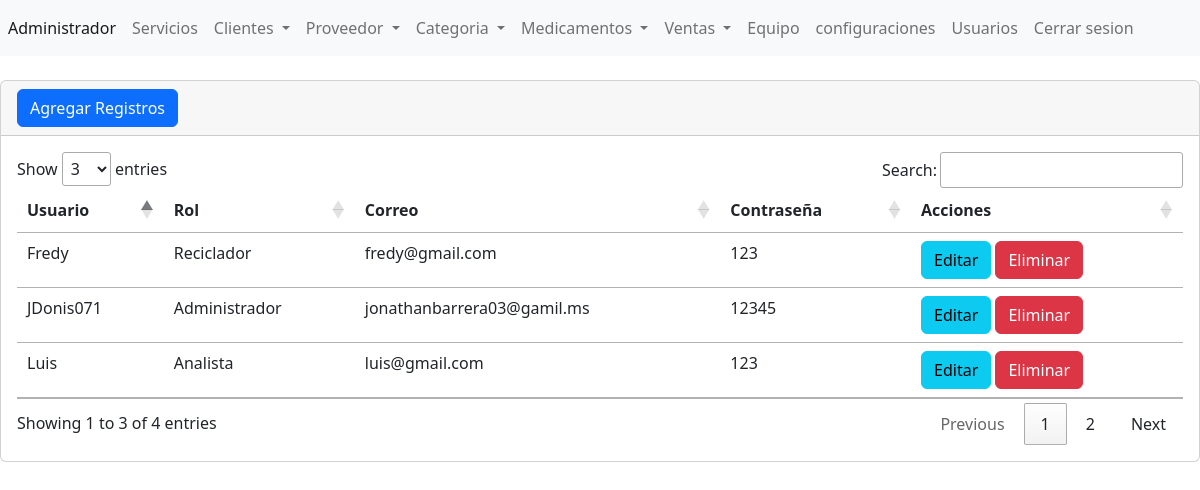
The page /DesarrolloWeb_ProyectoFinal_GRUPO/Practica/admin/secciones/usuarios/index.php (signed in) on the database its author committed.
### tables this page shows
CREATE TABLE IF NOT EXISTS `tbl_usuarios` (
  `ID` int NOT NULL AUTO_INCREMENT,
  `usuario` varchar(255) NOT NULL,
  `password` varchar(255) NOT NULL,
  `correo` varchar(255) NOT NULL,
  `Rol` varchar(50) NOT NULL,
  PRIMARY KEY (`ID`)
);

### DesarrolloWeb_ProyectoFinal_GRUPO/Practica/admin/secciones/usuarios/index.php (the view, shortened to what this page needs)
<?php
include("../../bd.php");
$sentencia = $conexion->prepare("SELECT * FROM `tbl_usuarios` ORDER BY ID ASC");
$sentencia->execute();
$lista_usuarios = $sentencia->fetchAll(PDO::FETCH_ASSOC);
include("../../templates/header.php");
?>
<div class="card">
    <div class="card-header">
        <a name="" id="" class="btn btn-primary" href="crear.php" role="button">Agregar Registros</a>
    </div>
    <div class="card-body">
        <table class="table">
            <thead>
                <tr>
                    <th scope="col">Usuario</th>
                    <th scope="col">Rol</th>
                    <th scope="col">Correo</th>
                    <th scope="col">Contraseña</th>
                    <th scope="col">Acciones</th>
                </tr>
            </thead>
            <tbody>
                <?php foreach ($lista_usuarios as $registros) { ?>
                    <tr class="">
                        <td scope="row"><?php echo $registros['usuario'] ?></td>
                        <td><?php echo isset($registros['Rol']) ? $registros['Rol'] : ''; ?></td>
                        <td><?php echo $registros['correo'] ?></td>
                        <td><?php echo $registros['password'] ?></td>
                        <td>
                            <a name="" id="" class="btn btn-info" href="editar.php?txtID=<?php echo $registros['ID']; ?>" role="button">Editar</a>
                            <a name="" id="" class="btn btn-danger" href="index.php?txtID=<?php echo $registros['ID']; ?>" role="button">Eliminar</a>
                        </td>
                    </tr>
                <?php } ?>
            </tbody>
        </table>
    </div>
</div>
<?php
include("../../templates/footer.php");
?>

### rows shown on the page
tbl_usuarios: usuario "JDonis071", Rol "Administrador", correo "jonathanbarrera03@gamil.ms", password "12345"
tbl_usuarios: usuario "Luis", Rol "Analista", correo "luis@gmail.com", password "123"
tbl_usuarios: usuario "Fredy", Rol "Reciclador", correo "fredy@gmail.com", password "123"
